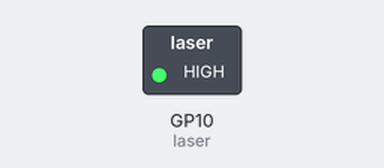
Simulated run of this program. Board: Raspberry Pi Pico running MicroPython. Shown: switched loads named in the program (green lamp = pin HIGH). Dashed ring = blinking.

Above: at 0.5 s.
Timing chart, 0 to 4.6 s (numbered marks = the images above):
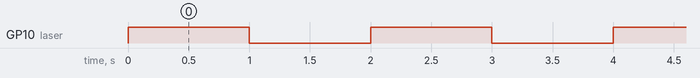

Measured:
- by itself, GP10 (laser): alternates HIGH for 1.0 s and LOW for 1.0 s

The program:

laser.py
```python
# https://docs.micropython.org/en/latest/rp2/quickref.html
import time
from machine import Pin

laser = Pin(10, Pin.OUT)    # create output pin on 12

while(1):
    laser.on()                 # set pin to "on" (high) level
    time.sleep(1)           # sleep for 1 second
    laser.off()                # set pin to "off" (low) level
    time.sleep(1)           # sleep for 1 second
```
